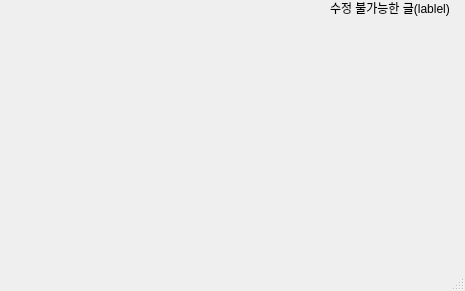
<?xml version="1.0" encoding="UTF-8"?>
<ui version="4.0">
 <class>MainWindow</class>
 <widget class="QMainWindow" name="MainWindow">
  <property name="geometry">
   <rect>
    <x>0</x>
    <y>0</y>
    <width>465</width>
    <height>291</height>
   </rect>
  </property>
  <property name="windowTitle">
   <string>MainWindow</string>
  </property>
  <widget class="QWidget" name="centralwidget">
   <widget class="QLabel" name="label">
    <property name="geometry">
     <rect>
      <x>330</x>
      <y>0</y>
      <width>131</width>
      <height>16</height>
     </rect>
    </property>
    <property name="text">
     <string>수정 불가능한 글(lablel)</string>
    </property>
   </widget>
  </widget>
  <widget class="QMenuBar" name="menubar">
   <property name="geometry">
    <rect>
     <x>0</x>
     <y>0</y>
     <width>465</width>
     <height>22</height>
    </rect>
   </property>
  </widget>
  <widget class="QStatusBar" name="statusbar"/>
 </widget>
 <resources/>
 <connections/>
</ui>
